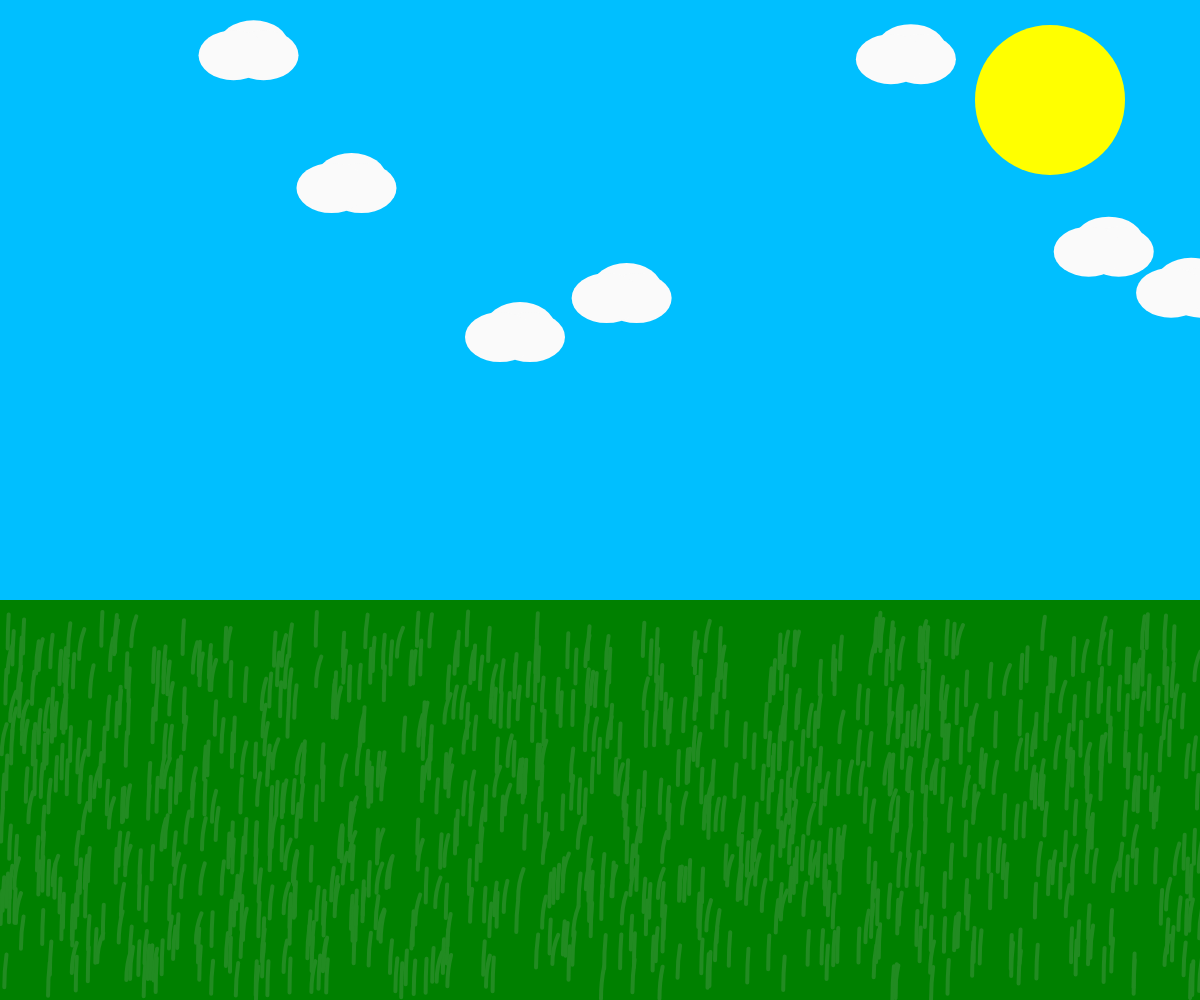
Frame 1 (no input)
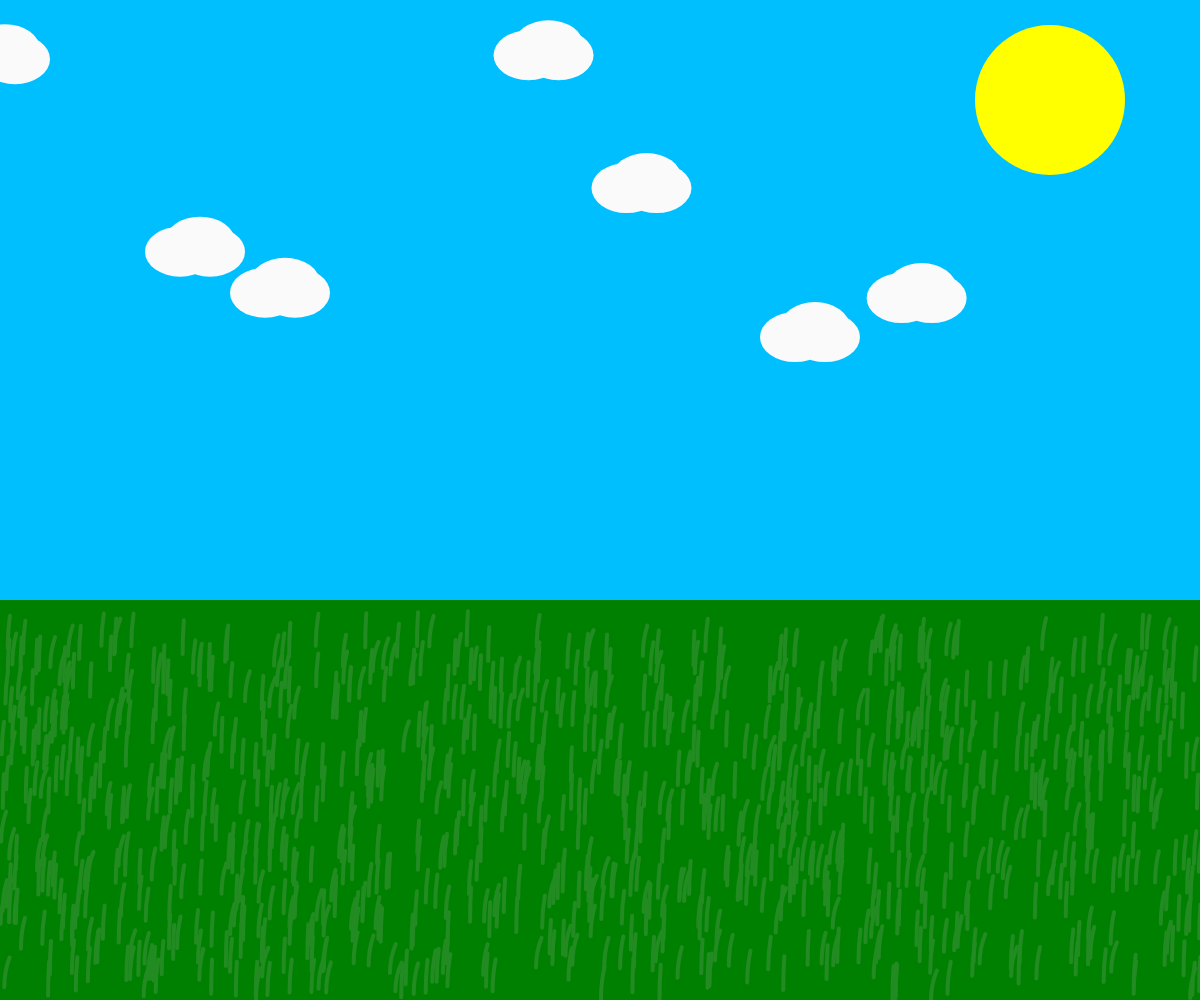
Frame 60 (no input)
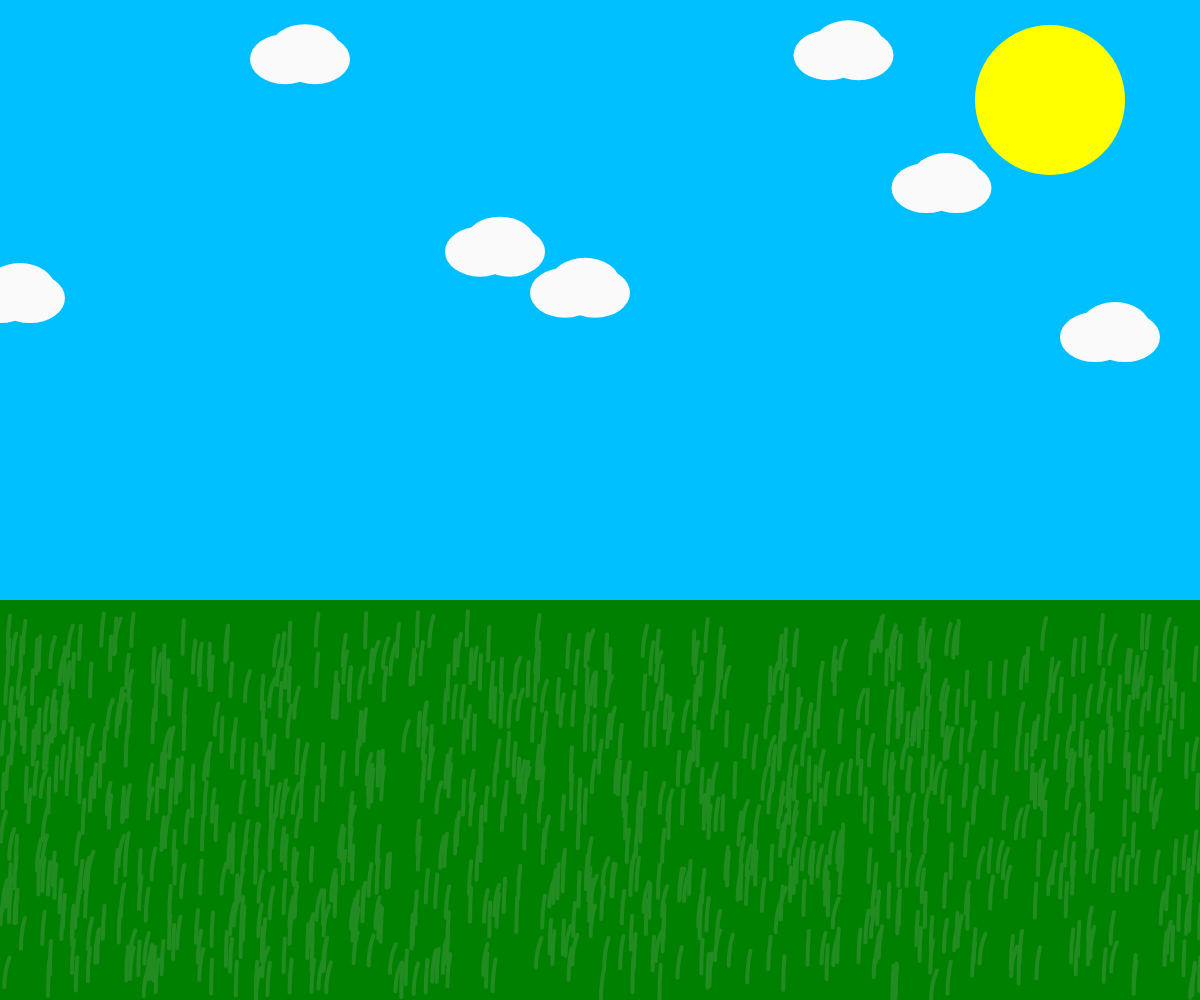
Frame 120 (the mouse pressed at the canvas centre since frame 60)

The p5.js sketch that drew these frames (run headless with seeded random() and noise() and a simulated clock; from frame 60 on, the mouse is pressed at the canvas centre):

// p5.js sketch
// ── sketch.js
let grassY;
let grassW;
let grassH;

let bladeW;
let bladeH;
let bladeStart;
let bladeStop;

var blade = [];
var cloud = [];
var bladeDirection;

function setup() {
	createCanvas(windowWidth, windowHeight);
	noCursor();

	grassW = width;
	grassH = height / 2.5;
	grassY = height - grassH;

	bladeW = 70;
	bladeH = 200;
	bladeStart = PI;
	bladeStop = PI + QUARTER_PI;
	bladeDirection = false;

	for (var i = 0; i < 1000; i++) {
		blade[i] = new Blades();
	}

	for (var j = 0; j < 7; j++) {
		cloud[j] = new Clouds();
	}
}

function draw() {
	background("deepskyblue");

	Sun();

	for (var i = 0; i < 7; i++) {
		cloud[i].animate();
		cloud[i].cloud();
	}

	Grass();

	for (var j = 0; j < 1000; j++) {
		blade[j].animate();
		blade[j].blade();
	}
}

function Grass() {
	fill("green");
	noStroke();
	rect(0, grassY, grassW, grassH);
}

function Sun() {
	fill("yellow");
	noStroke();
	circle(width - 150, 100, 150);
}

function Blades() {
	this.x = random(grassW + 50);
	this.y = random(height / 1.55, height);

	this.blade = function () {
		noFill();
		stroke("forestgreen");
		strokeWeight(4);
		arc(this.x, this.y, bladeW, bladeH, bladeStart, bladeStop);
	};

	this.animate = function () {
		if (bladeH >= 300) {
			bladeDirection = true;
		} else if (bladeH <= 100) {
			bladeDirection = false;
		}

		if (bladeDirection == false) {
			bladeH = bladeH + 0.5;
		} else if (bladeDirection == true) {
			bladeH = bladeH - 0.5;
		}
	};
}

function Clouds() {
	this.x = random(width);
	this.y = random(grassH);

	this.cloud = function () {
		fill(250);
		noStroke();
		ellipse(this.x, this.y, 70, 50);
		ellipse(this.x + 10, this.y + 10, 70, 50);
		ellipse(this.x - 20, this.y + 10, 70, 50);
	};

	this.animate = function () {
		this.x = this.x + 5;

		if (this.x > width) {
			this.x = 0;
		}
	};
}
